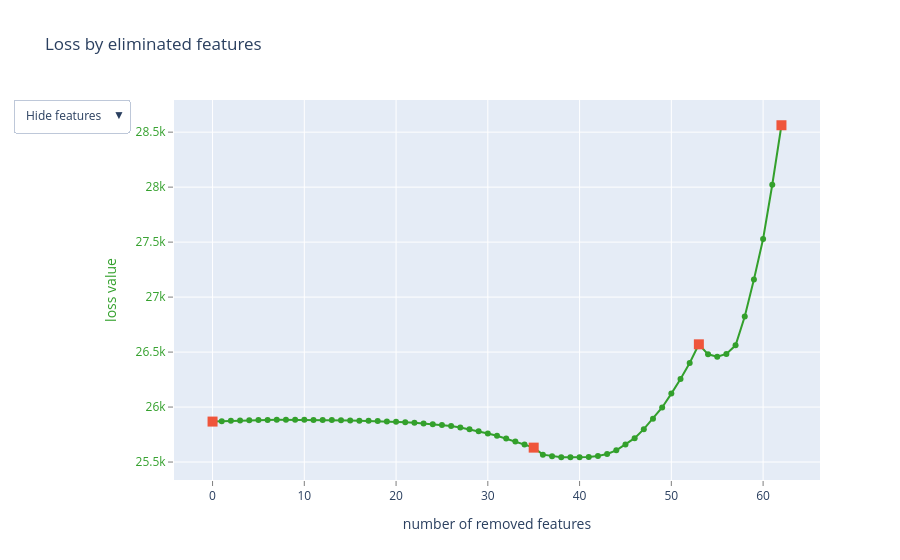

Source (notebook cell):
### Markdown cell above
### Entrainement du modèle

### Code cell
summary2 = model2.select_features(
    train_pool_2,
    eval_set=test_pool_2,
    features_for_select="0-71",
    num_features_to_select=10,
    steps=3,
    algorithm=EFeaturesSelectionAlgorithm.RecursiveByShapValues,
    shap_calc_type=EShapCalcType.Regular,
    train_final_model=True,
    logging_level="Silent",
    plot=True,
)

### Figure 1 — Plotly figure (JSON) as saved in the notebook; plotly's stock layout.template omitted (floating-point values rounded to 4 significant figures)
{"data": [{"line": {"color": "rgb(51,160,44)"}, "mode": "lines+markers", "name": "", "text": ["", "EnclosedPorch", "3SsnPorch", "Utilities", "CentralAir", "Fence", "Street", "PoolArea", "Foundation", "MiscVal", "LotConfig_agg", "BsmtUnfSF", "KitchenAbvGr", "LowQualFinSF", "LandSlope", "MasVnrType", "Exterior2nd_agg", "MSZoning", "HeatingQC_agg", "Heating", "DiffYearsGarageBuilt", "RoofMatl", "Electrical", "MiscFeature", "DiffYearsRemodAddBuilt", "BsmtFinSF2", "BsmtFinType2", "Neighborhood", "ScreenPorch", "PoolQC", "WoodDeckSF", "SaleType", "RoofStyle", "LotFrontage", "BedroomAbvGr", "FireplaceQu_agg", "Alley", "YrSold", "LandContour", "Condition2", "GarageQual_agg", "BldgType", "Functional_agg", "Neighborhood_agg", "Condition1_agg", "ExterQual", "MasVnrArea", "SaleCondition", "GarageCond_agg", "OpenPorchSF", "BsmtCond_agg", "BsmtFinType1", "LotShape_agg", "OverallCond_agg", "ExterCond", "KitchenQual", "OverallQual_agg", "BsmtQual_agg", "TotRmsAbvGrd", "MoSold_enc", "PavedDrive", "GarageFinish", "1stFlrSF"], "type": "scatter", "x": [0, 1, 2, 3, 4, 5, 6, 7, 8, 9, 10, 11, 12, 13, 14, 15, 16, 17, 18, 19, 20, 21, 22, 23, 24, 25, 26, 27, 28, 29, 30, 31, 32, 33, 34, 35, 36, 37, 38, 39, 40, 41, 42, 43, 44, 45, 46, 47, 48, 49, 50, 51, 52, 53, 54, 55, 56, 57, 58, 59, 60, 61, 62], "y": [25870.0, 25870.0, 25870.0, 25880.0, 25880.0, 25880.0, 25880.0, 25880.0, 25880.0, 25880.0, 25880.0, 25880.0, 25880.0, 25880.0, 25880.0, 25880.0, 25880.0, 25870.0, 25870.0, 25870.0, 25870.0, 25860.0, 25860.0, 25850.0, 25840.0, 25840.0, 25830.0, 25810.0, 25800.0, 25780.0, 25760.0, 25740.0, 25710.0, 25690.0, 25660.0, 25630.0, 25570.0, 25550.0, 25540.0, 25540.0, 25540.0, 25550.0, 25560.0, 25570.0, 25610.0, 25660.0, 25720.0, 25800.0, 25890.0, 26000.0, 26120.0, 26250.0, 26400.0, 26570.0, 26480.0, 26460.0, 26480.0, 26560.0, 26820.0, 27160.0, 27530.0, 28020.0, 28560.0]}, {"marker": {"size": 10, "symbol": "square"}, "mode": "markers", "name": "", "text": ["", "FireplaceQu_agg", "OverallCond_agg", "1stFlrSF"], "type": "scatter", "x": [0, 35, 53, 62], "y": [25870.0, 25630.0, 26570.0, 28560.0]}, {"mode": "text", "name": "", "text": ["", "40", "41", "6", "25", "45", "3", "43", "17", "47", "55", "22", "31", "28", "7", "13", "61", "0", "62", "24", "53", "12", "26", "46", "52", "21", "20", "8", "42", "44", "38", "49", "11", "1", "30", "64", "4", "48", "5", "9", "65", "10", "63", "56", "57", "15", "14", "50", "71", "39", "70", "18", "54", "58", "16", "32", "59", "67", "33", "66", "37", "35", "27"], "textfont": {"color": "rgb(51,160,44)", "family": "sans serif", "size": 18}, "textposition": "bottom center", "type": "scatter", "visible": false, "x": [0, 1, 2, 3, 4, 5, 6, 7, 8, 9, 10, 11, 12, 13, 14, 15, 16, 17, 18, 19, 20, 21, 22, 23, 24, 25, 26, 27, 28, 29, 30, 31, 32, 33, 34, 35, 36, 37, 38, 39, 40, 41, 42, 43, 44, 45, 46, 47, 48, 49, 50, 51, 52, 53, 54, 55, 56, 57, 58, 59, 60, 61, 62], "y": [25870.0, 25870.0, 25870.0, 25880.0, 25880.0, 25880.0, 25880.0, 25880.0, 25880.0, 25880.0, 25880.0, 25880.0, 25880.0, 25880.0, 25880.0, 25880.0, 25880.0, 25870.0, 25870.0, 25870.0, 25870.0, 25860.0, 25860.0, 25850.0, 25840.0, 25840.0, 25830.0, 25810.0, 25800.0, 25780.0, 25760.0, 25740.0, 25710.0, 25690.0, 25660.0, 25630.0, 25570.0, 25550.0, 25540.0, 25540.0, 25540.0, 25550.0, 25560.0, 25570.0, 25610.0, 25660.0, 25720.0, 25800.0, 25890.0, 26000.0, 26120.0, 26250.0, 26400.0, 26570.0, 26480.0, 26460.0, 26480.0, 26560.0, 26820.0, 27160.0, 27530.0, 28020.0, 28560.0]}, {"mode": "text", "name": "", "text": ["", "EnclosedPorch", "3SsnPorch", "Utilities", "CentralAir", "Fence", "Street", "PoolArea", "Foundation", "MiscVal", "LotConfig_agg", "BsmtUnfSF", "KitchenAbvGr", "LowQualFinSF", "LandSlope", "MasVnrType", "Exterior2nd_agg", "MSZoning", "HeatingQC_agg", "Heating", "DiffYearsGarageBuilt", "RoofMatl", "Electrical", "MiscFeature", "DiffYearsRemodAddBuilt", "BsmtFinSF2", "BsmtFinType2", "Neighborhood", "ScreenPorch", "PoolQC", "WoodDeckSF", "SaleType", "RoofStyle", "LotFrontage", "BedroomAbvGr", "FireplaceQu_agg", "Alley", "YrSold", "LandContour", "Condition2", "GarageQual_agg", "BldgType", "Functional_agg", "Neighborhood_agg", "Condition1_agg", "ExterQual", "MasVnrArea", "SaleCondition", "GarageCond_agg", "OpenPorchSF", "BsmtCond_agg", "BsmtFinType1", "LotShape_agg", "OverallCond_agg", "ExterCond", "KitchenQual", "OverallQual_agg", "BsmtQual_agg", "TotRmsAbvGrd", "MoSold_enc", "PavedDrive", "GarageFinish", "1stFlrSF"], "textfont": {"color": "rgb(51,160,44)", "family": "sans serif", "size": 18}, "textposition": "bottom center", "type": "scatter", "visible": false, "x": [0, 1, 2, 3, 4, 5, 6, 7, 8, 9, 10, 11, 12, 13, 14, 15, 16, 17, 18, 19, 20, 21, 22, 23, 24, 25, 26, 27, 28, 29, 30, 31, 32, 33, 34, 35, 36, 37, 38, 39, 40, 41, 42, 43, 44, 45, 46, 47, 48, 49, 50, 51, 52, 53, 54, 55, 56, 57, 58, 59, 60, 61, 62], "y": [25870.0, 25870.0, 25870.0, 25880.0, 25880.0, 25880.0, 25880.0, 25880.0, 25880.0, 25880.0, 25880.0, 25880.0, 25880.0, 25880.0, 25880.0, 25880.0, 25880.0, 25870.0, 25870.0, 25870.0, 25870.0, 25860.0, 25860.0, 25850.0, 25840.0, 25840.0, 25830.0, 25810.0, 25800.0, 25780.0, 25760.0, 25740.0, 25710.0, 25690.0, 25660.0, 25630.0, 25570.0, 25550.0, 25540.0, 25540.0, 25540.0, 25550.0, 25560.0, 25570.0, 25610.0, 25660.0, 25720.0, 25800.0, 25890.0, 26000.0, 26120.0, 26250.0, 26400.0, 26570.0, 26480.0, 26460.0, 26480.0, 26560.0, 26820.0, 27160.0, 27530.0, 28020.0, 28560.0]}], "layout": {"showlegend": false, "title": {"text": "Loss by eliminated features"}, "updatemenus": [{"active": 0, "buttons": [{"args": [{"visible": [true, true, false, false]}], "label": "Hide features", "method": "update"}, {"args": [{"visible": [true, true, true, false]}], "label": "Show indices", "method": "update"}, {"args": [{"visible": [true, true, false, true]}], "label": "Show names", "method": "update"}], "pad": {"r": 10, "t": 10}, "showactive": true, "x": -0.25, "xanchor": "left", "y": 1.03, "yanchor": "top"}], "xaxis": {"gridcolor": "rgb(255,255,255)", "showgrid": true, "showline": false, "showticklabels": true, "tickcolor": "rgb(127,127,127)", "ticks": "outside", "title": {"text": "number of removed features"}, "zeroline": false}, "yaxis": {"gridcolor": "rgb(255,255,255)", "showgrid": true, "showline": false, "showticklabels": true, "tickcolor": "rgb(127,127,127)", "tickfont": {"color": "rgb(51,160,44)"}, "ticks": "outside", "title": {"font": {"color": "rgb(51,160,44)"}, "text": "loss value"}, "zeroline": false}}}
